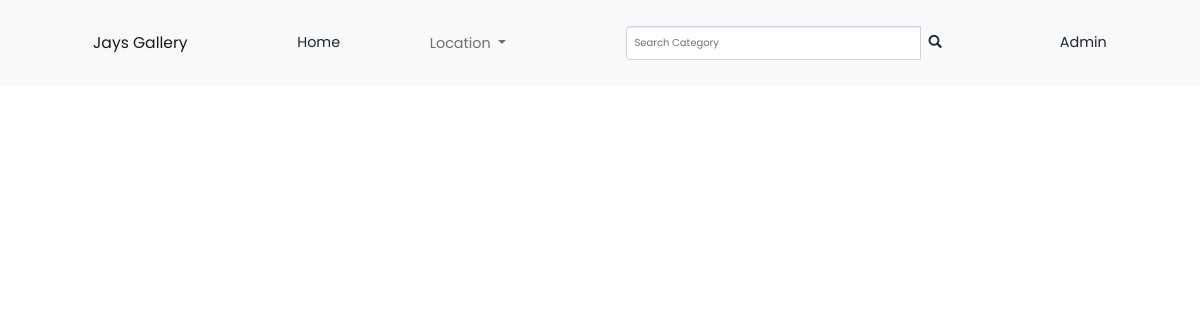
/location/3, run on an earlier commit of the app's database.
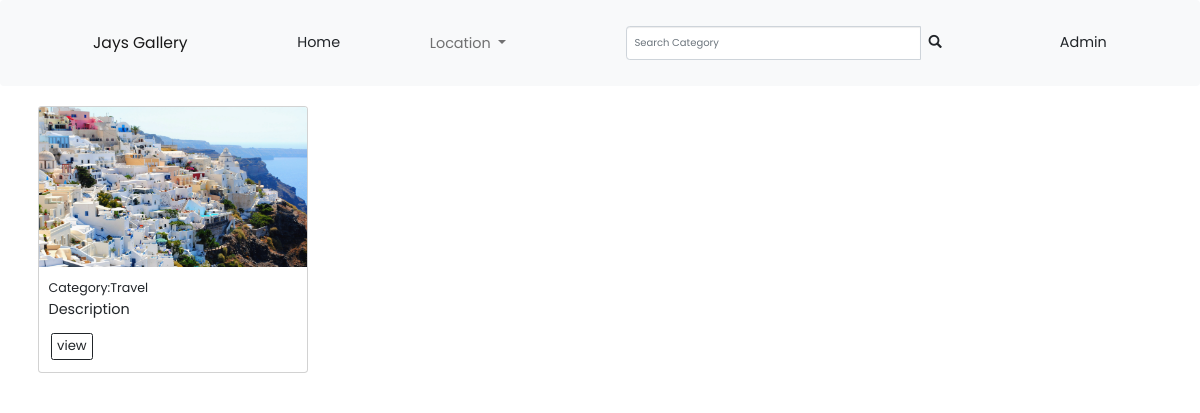
And on a later commit of the database.
### photos/models.py (models this page shows, shortened)
class Photo(models.Model):
    name = models.CharField(max_length =30,null=True)
    category=models.ForeignKey(Category, on_delete=models.SET_NULL,null=True,blank=True)
    description=models.TextField(null=True)
    image = models.ImageField(default='DEFAULT VALUE')
    location = models.ForeignKey('Location',null=True,on_delete=models.CASCADE)
    @classmethod
    def filter_by_location(cls, location_id):
        images = Photo.objects.filter(location__id=location_id)
        return images

class Category(models.Model):
    name=models.CharField(max_length = 100, null=False,blank=False)

### photos/views.py (the view)
# urls.py: url(r'^location/(\d+)', views.get_location, name='get_location')
def get_location(request,location_id):
    photos=Photo.filter_by_location(location_id)
    return render (request,'photos/location.html',{'photos':photos})

### photos/templates/photos/location.html (shortened to what this page needs)
{%extends 'photos/base.html'%}
{% block content %}
<div class="container">
    <div class="row">
        {% for photo in photos %}
        <div class="col-md-3" >
          <div class="card"  style="margin-bottom: 1vw;">
            <img style="height: 20vh;" src="{{ photo.image.url}}" class="card-img-top" alt="...">
            <div class="card-body">
              <small>Category:{{photo.category.name}}</small>
              <p> Description </p>
              <a href="{% url 'photo' photo.id %}" class="btn btn-outline-dark btn-sm m-1">view</a>
            </div>
          </div>
        </div>
      {% endfor %}
       <div class="col-md-4"></div>
       <div class="col-md-4"></div>
       </div>
       {% endblock %}

### photos/templates/photos/base.html (shortened to what this page needs)
{% load bootstrap3 %}
{% load static %}
<!DOCTYPE html>
<html lang="en">
<head>
    {% block styles %}
        {% bootstrap_css %}
        <link href="https://cdn.jsdelivr.net/npm/bootstrap@5.2.0-beta1/dist/css/bootstrap.min.css" rel="stylesheet">
        <link rel="stylesheet" href="{% static 'css/style.css' %}">
    {% endblock %}
</head>
<body>
    {% include "navbar.html" %}
    {%block content%}{%endblock%}
</body>
</html>

### photos/templates/navbar.html (shortened to what this page needs)
<!DOCTYPE html>
<html lang="en">
<head>
</head>
<body>
<nav class="navbar navbar-expand-lg bg-light " >
  <div class="container-fluid">
    <div class="navbar-header">
      <a class="navbar-brand" style="font-size: 1.3vw; margin-top:2vw;" href="{% url 'gallery' %}">Jays Gallery</a>
    </div>
    <li class="nav-item" style="list-style-type: none;">
        <a class="nav-link active"  aria-current="page" href="{% url 'gallery' %}" >Home</a>
      </li>
     <ul class="navbar-nav mr-auto">
      <li class="nav-item dropdown">
          <a class="nav-link dropdown-toggle" href="#" id="navbarDropdown" role="button" data-toggle="dropdown"
              aria-haspopup="true" aria-expanded="false">
              Location
          </a>
      </li>
  </ul>
     <div class="col-sm-4 col-md-4 navbar-right">
      <form class="navbar-form" role="search" action="{% url 'search_results' %}">
        <div class="input-group">
          <input type="text" class="form-control" placeholder="Search Category" name="Category">
          <div class="input-group-btn">
            <button class="btn btn-default" type="submit"><i class="glyphicon glyphicon-search"></i></button>
          </div>
        </div>
      </form>
    </div>
    <li style="list-style: none;" class="nav-item">
      <a class="nav-link" href="/admin">Admin</a>
  </li>
  </div>
</nav>
</body>
</html>

### static/css/style.css (style rules this page uses)
body { font-family: 'Poppins', sans-serif; font-size: 1.2vw; }
.btn { font-family: 'Poppins', sans-serif; font-size: 1.1vw; }

What changed in the data, as far as the page shows it:
now on this page (row edited): Photo: image (picture), category.name "Travel"
